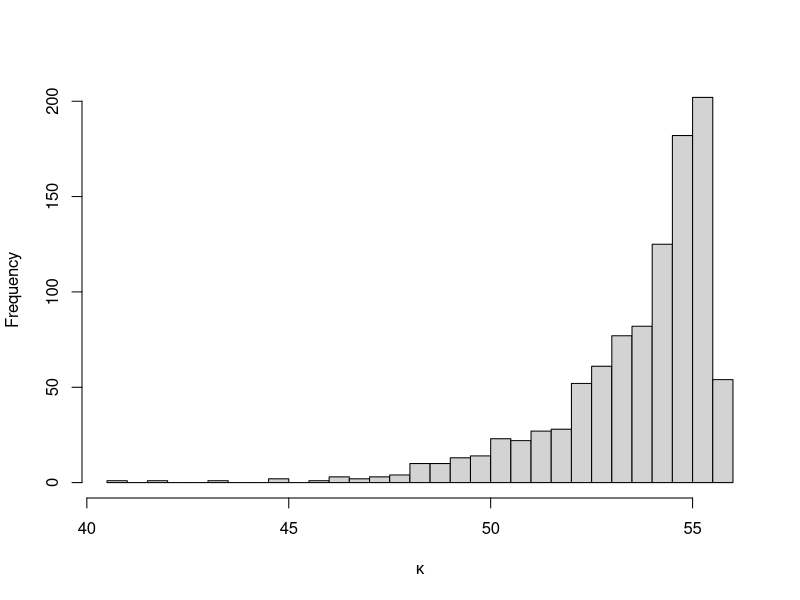
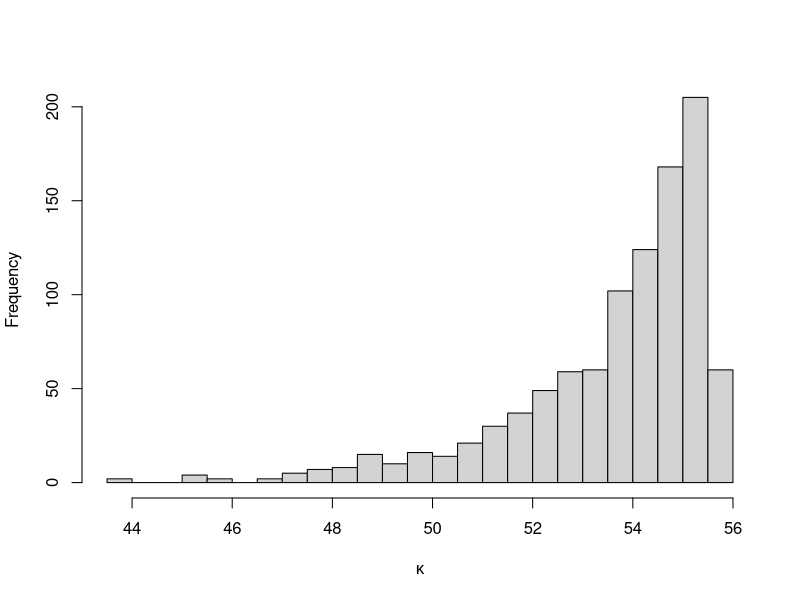

Write R code to recreate these figures, in order.
## ---- chunk 1
knitr::opts_chunk$set(echo = TRUE)
## ---- chunk 2
lifes_B2 = c(36.89715,10.36392,53.44518,50.27952,52.84704,40.52668,
             20.74,43.73698,0.6243725,52.65729,55.64996,20.01472,
             41.86756,44.40291,39.5281,26.6462,27.70065,17.25094,
             38.92069,46.07643,24.34419,28.82503,37.12861,8.017329,19.29129)
## ---- chunk 3
m=400
n=25
S=167 # number of survived lamps in A up to tau=15
tau= 15

kappa_dot= tau*(n+m)/(n+m-S)
kappa_mle=NULL
#MLE estimate for kappa: 
if(kappa_dot> max(lifes_B2)) { kappa_mle=kappa_dot
     } else { kappa_mle= max(lifes_B2)}
cat("MLE estimate for kappa=", kappa_mle)
## ---- chunk 4
set.seed(501)

kappa_seq=NULL
for(j in 1:1000){
  bs2_sample=runif(n,min=0, max=kappa_mle)
  S = length(which(runif(m,min = 0, max =kappa_mle) >= tau))
  if(kappa_dot> max(bs2_sample)) { kappa_seq[j]=kappa_dot
     } else { kappa_seq[j]= max(bs2_sample)}
} 

hist(kappa_seq,breaks = "scott",xlab = bquote(kappa),main="")
cat("standard error of kappa =" , sd(kappa_seq))
cat("95% CI = " ,"(",kappa_mle-qnorm(0.975)*sd(kappa_seq), ",", 
    kappa_mle+qnorm(0.975)*sd(kappa_seq), ")")
## ---- chunk 5
kappa_mle_c=max(lifes_B2)
set.seed(501)
## parametric bootstrap 
kappa_seq_c=NULL
for(k in 1:1000){
  bs2_sample_2=runif(n,min=0, max=kappa_mle_c)
  kappa_seq_c[k]= max(bs2_sample_2)
} 

hist(kappa_seq_c,breaks = "scott",xlab = bquote(kappa),main="")
cat("standard error of kappa =" , sd(kappa_seq_c))
cat("95% CI = " ,"(",kappa_mle-qnorm(0.975)*sd(kappa_seq_c), ",", 
    kappa_mle+qnorm(0.975)*sd(kappa_seq_c), ")")
